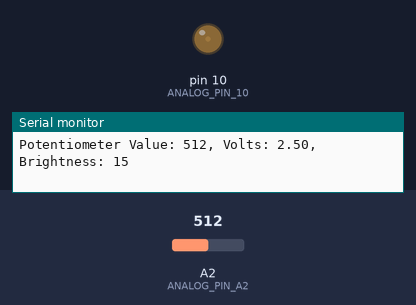
Bench run of a sketch on a simulated Arduino Uno, built with avr-gcc and run on an emulated ATmega328P. On the bench: output pins drawn as LEDs (lit = HIGH), the last lines printed to the serial monitor. The test bench sets the inputs (shaded band); at power-on: A2 (ANALOG_PIN_A2) = 512.

Above: at 1.3 s.
1.4 s: A2 (ANALOG_PIN_A2) set to 900
At 2.4 s:
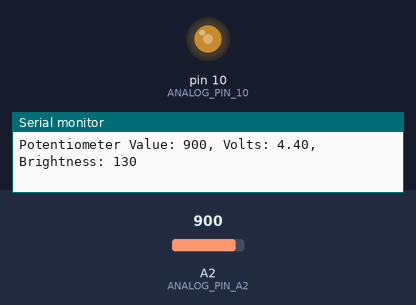
3.0 s: A2 (ANALOG_PIN_A2) set to 1023
At 3.7 s:
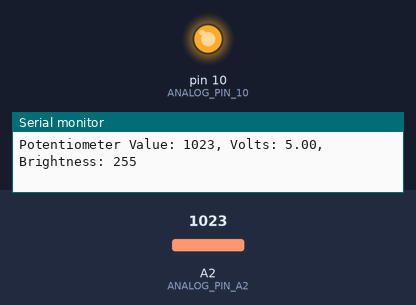
4.5 s: A2 (ANALOG_PIN_A2) set to 122
At 5.0 s:
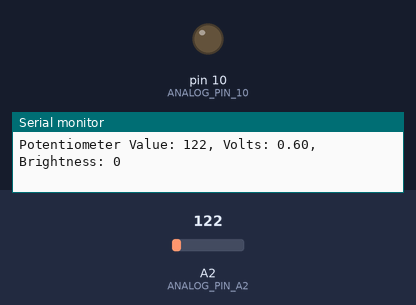
Timing chart, 0 to 7.5 s (numbered marks = the images above; inputs shaded):
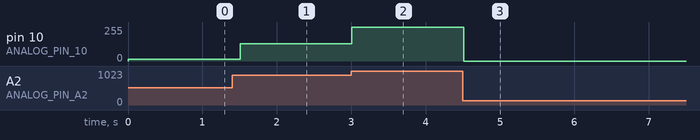

The sketch:

control_led_brightness_using_potentiometer.ino
```cpp
int ANALOG_PIN_A2 = A2;
int ANALOG_PIN_10 = 10; //~10
int potVal;
int brightness;
int BAUD = 9600;

void setup() {
  // put your setup code here, to run once:
  pinMode(ANALOG_PIN_A2, INPUT);
  pinMode(ANALOG_PIN_10, OUTPUT);
  Serial.begin(BAUD);
}

void loop() {
  // put your main code here, to run repeatedly:
  potVal = getPodVal(ANALOG_PIN_A2);

  brightness = getBrightness(potVal);

  analogWrite(ANALOG_PIN_10, brightness);

  delay(500);
}

int getPodVal(int potPin) {
  int potVal = analogRead(potPin);

  float volts = (5.0/1023) * potVal;

  Serial.print("Potentiometer Value: " + String(potVal));
  Serial.print(", Volts: " + String(volts));

  return potVal;
}

int getBrightness(int potVal) {
  // int brightness = (255.0/1023) * potVal;
  int brightness = pow(2, potVal/127.875) - 1;

  Serial.println(", Brightness: " + String(brightness));

  return brightness;
}
```

Measured:
- after the input at 1.4 s, pin 10 (ANALOG_PIN_10): 15/255 → 130/255 after 0.11 s
- after the input at 3.0 s, pin 10 (ANALOG_PIN_10): 130/255 → 255/255 at once
- after the input at 4.5 s, pin 10 (ANALOG_PIN_10): 255/255 → 0/255 at once
